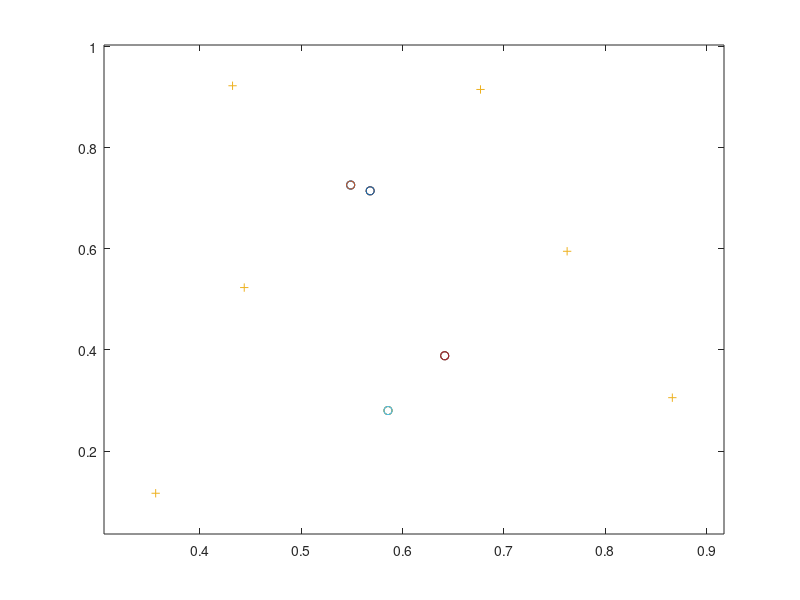

MATLAB code for this plot:
xMin=0;xMax=1;
yMin=0;yMax=1;
xDelta=xMax-xMin;yDelta=yMax-yMin; 
areaTotal=xDelta*yDelta; 

lambda=10; 

numbPoints=poissrnd(areaTotal*lambda);
xx=xDelta*(rand(numbPoints,1))+xMin;%x coordinates of Poisson points
yy=xDelta*(rand(numbPoints,1))+yMin;
scatter(xx,yy);%y coordinates of Poisson points
xxyy=[xx(:) yy(:)];
%combine x and y coordinates

%[vx,vy]=voronoin(xxyy);
voronoi(xx,yy,'o');hold on ;